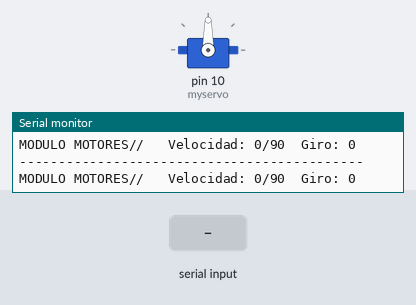
The sketch below on a simulated Arduino Uno, built with avr-gcc and run on an emulated ATmega328P. On the bench: servo, the last lines printed to the serial monitor. Inputs (shaded band) come from the test bench.

Above: at 1.2 s.
1.3 s: "90,45\n" received over Serial
At 2.6 s:
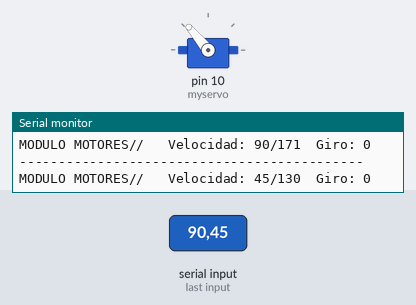
3.6 s: "30,150\n" received over Serial
At 5.5 s:
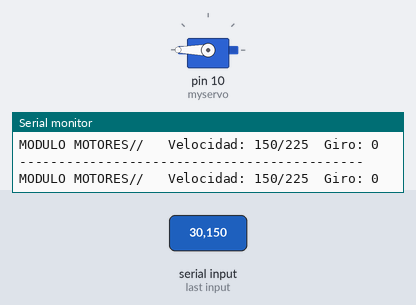
5.8 s: "90\n" received over Serial
At 7.1 s:
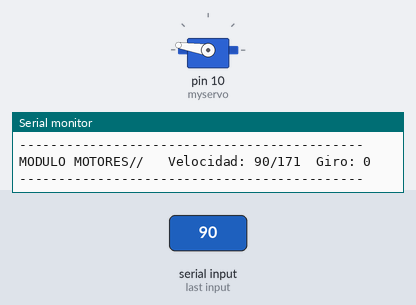
7.4 s: "200\n" received over Serial
At 7.9 s:
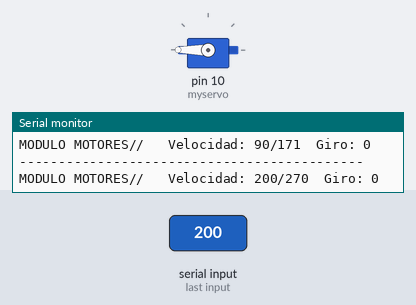
Timing chart, 0 to 10.1 s (numbered marks = the images above; inputs shaded):
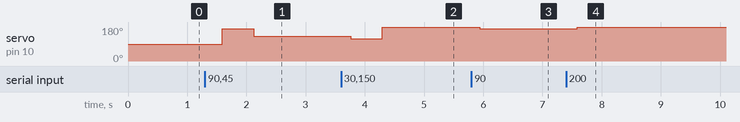

Measured:
- after the input at 1.3 s, servo on pin 10 (myservo): 90° → 171° after 0.29 s, → 130° 0.53 s later
- after the input at 3.6 s, servo on pin 10 (myservo): 130° → 117° after 0.16 s, → 180° 0.53 s later
- after the input at 5.8 s, servo on pin 10 (myservo): 180° → 171° after 0.14 s
- after the input at 7.4 s, servo on pin 10 (myservo): 171° → 180° after 0.19 s

The sketch:

Prueva_vel_motor_sabertooth.ino
```cpp
#include <Servo.h>

int data = 0;
int vel = 0;


//------------------------------------------------------
//      SALIDAS DIGITALES
//------------------------------------------------------
Servo myservo;


int Motores(int Velocidad, int Giro) {

  myservo.write(map(Velocidad, -100, 100, 0, 180));


  Serial.print("\n\n\n\n");
  Serial.println("--------------------------------------------");
  Serial.print("MODULO MOTORES//  ");
  Serial.print(" Velocidad: ");
  Serial.print(Velocidad);
  Serial.print("/");
  Serial.print(map(Velocidad, -100, 100, 0, 180));
  Serial.print("  Giro: ");
  Serial.print(Giro);
}

void setup() {
  Serial.begin(9600);
  Serial.setTimeout(50);
  myservo.attach(10);
}

void loop() {
  if (Serial.available()) {
    data = Serial.parseInt();
  }
  if (data != 0) {
    vel = data;
  }
  Motores(vel, 0);
  delay(500);
}
```
